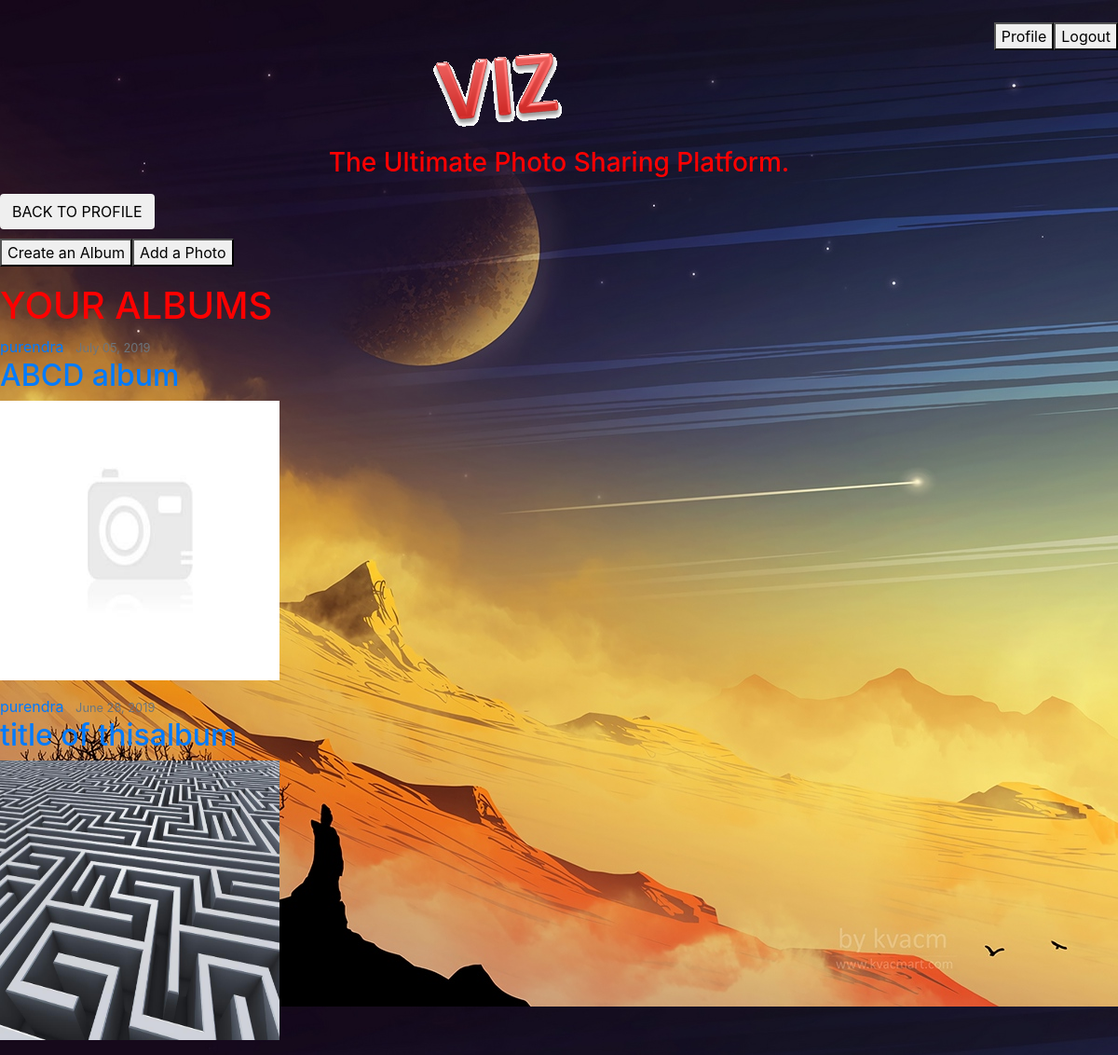
/albums/ (signed in), run on the app's committed database.
### viz/models.py (models this page shows, shortened)
class Album(models.Model):
	albumid = models.UUIDField(primary_key=True, unique=True, default=uuid.uuid4())
	title = models.CharField(max_length=100)
	description = models.TextField(blank=True)
	date_posted = models.DateTimeField(default=timezone.now)
	owner = models.ForeignKey(User,on_delete=models.CASCADE)
	cover = models.ImageField(upload_to='album_covers',blank=True,default='defaultcover.jpg')

### viz/views.py (the view)
# urls.py: path('albums/',views.AlbumListView.as_view(),name='viz-albums'),
class AlbumListView(LoginRequiredMixin, ListView):
    model = Album
    template_name = 'HTML/albumList.html'  # <app>/<model>_<viewtype>.html
    context_object_name = 'album'
    ordering = ['-date_posted']

### viz/templates/HTML/albumList.html (shortened to what this page needs)
{% extends "HTML/base.html" %}
{% load static %}
{% load crispy_forms_tags %}
{% block content %}
<div style="float:left;">
  <a href="{% url 'viz-profile' %}"><button class="btn btn-back">BACK TO PROFILE</button></a>
</div>
<br><br>
<div style="float:left;">
  <a href="{% url 'viz-createAlbum' %}"><button>Create an Album</button></a>
</div>
<div style="float:left;">
  <a href="{% url 'viz-createPhoto' %}"><button>Add a Photo</button></a>
</div>
<br><br>
<h1 style="color:red;">YOUR ALBUMS</h1>
{% for albums in album %}
		{% if albums.owner.username == user.username %}
        <article class="media content-section">
          <div class="media-body">
            <div class="article-metadata">
              <a class="mr-2" href="#">{{ albums.owner }}</a>
              <small class="text-muted">{{ albums.date_posted|date:"F d, Y" }}</small>
            </div>
            <h2 class="article-title"> <a class="article-title" href="{% url 'viz-showAlbum' albums.albumid %}">{{ albums.title }}</a></h2>
            <p class="article-content"><img src="{{albums.cover.url}}"  height="300" width="300"/></p>
          </div>
        </article>
        {% endif %}
    {% endfor %}
{% endblock content %}

### viz/static/CSS/style.css (style rules this page uses)
body { background: #fafafa; color: #333333; }
h1, h2, h3, h4, h5, h6 { color: #444444; }

### data on the page
Album: owner "purendra", date_posted "July 05, 2019", title "ABCD album", cover (placeholder picture)
Album: owner "purendra", date_posted "June 28, 2019", title "title of thisalbum", cover (picture)
